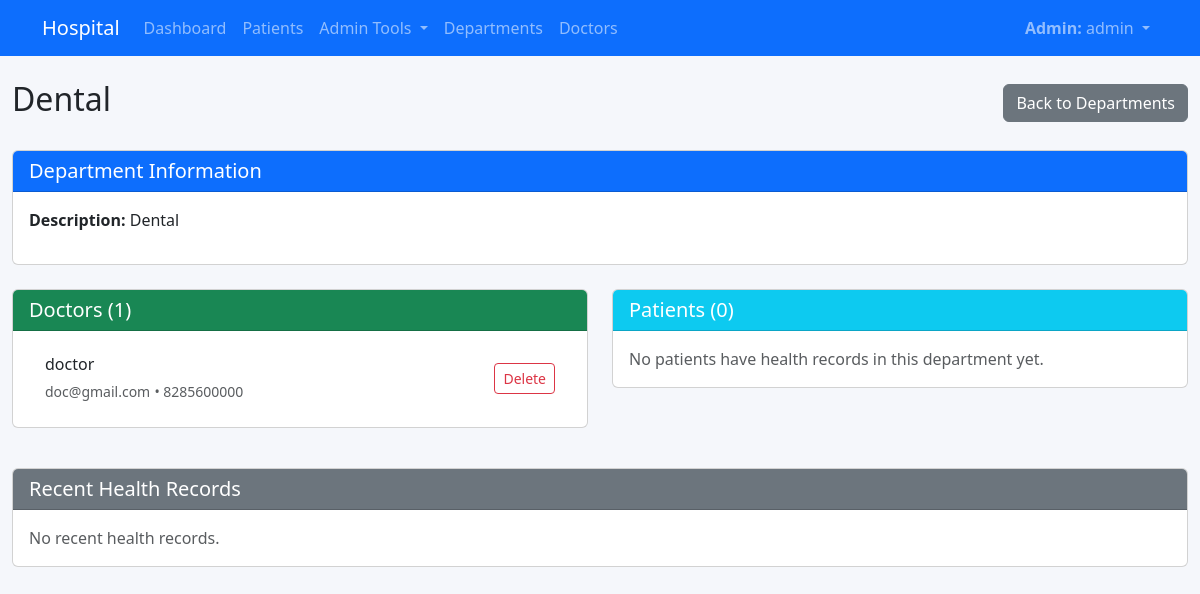
Screenshot of /departments/1/ (signed in) with the database file from the repository.
### core/models.py (models this page shows, shortened)
class User(AbstractUser):
    class Roles(models.TextChoices):
        SUPERADMIN = 'superadmin', 'Super Admin'
        ADMIN = 'admin', 'Admin'
        DOCTOR = 'doctor', 'Doctor'
        PATIENT = 'patient', 'Patient'
        ANALYST = 'analyst', 'Analyst'
    role = models.CharField(
        max_length=20,
        choices=Roles.choices,
        default=Roles.PATIENT,
        help_text="Controls provisioning, profiles, and access policies.",
    )
    objects = UserManager()
    @property
    def is_patient(self) -> bool:
        return self.role == self.Roles.PATIENT
    class Meta:
        ordering = ['username']

class Department(models.Model):
    name = models.CharField(max_length=120, unique=True)
    description = models.TextField(blank=True)

class Doctor(models.Model):
    user = models.OneToOneField(
        settings.AUTH_USER_MODEL,
        on_delete=models.CASCADE,
        related_name='doctor_record',
        null=True,
        blank=True,
        help_text="Link to a doctor login account",
    )
    full_name = models.CharField(max_length=160)
    department = models.ForeignKey(Department, on_delete=models.CASCADE, related_name='doctors')
    email = models.EmailField(blank=True)
    phone = models.CharField(max_length=40, blank=True)

### core/views.py (the view, shortened to what this page needs)
# urls.py: path('departments/<int:pk>/', views.department_detail, name='department_detail'),
@login_required
def department_detail(request, pk):
    department = get_object_or_404(Department, pk=pk)
    doctors = department.doctors.all()
    if request.user.is_staff:
        patients = Patient.objects.filter(
            health_records__department=department
        ).distinct()
        recent_records = department.health_records.select_related('patient', 'doctor').all()[:10]
    return render(request, 'department_detail.html', {
        'department': department,
        'doctors': doctors,
        'patients': patients,
        'recent_records': recent_records,
    })

### templates/department_detail.html (shortened to what this page needs)
{% extends 'base.html' %}
{% block content %}
<div class="d-flex justify-content-between align-items-center mb-4">
  <h2>{{ department.name }}</h2>
  <a href="{% url 'departments' %}" class="btn btn-secondary">Back to Departments</a>
</div>
<div class="row mb-4">
  <div class="col-md-12">
    <div class="card">
      <div class="card-header bg-primary text-white">
        <h5 class="mb-0">Department Information</h5>
      </div>
      <div class="card-body">
        <p><strong>Description:</strong> {{ department.description|default:"No description available." }}</p>
      </div>
    </div>
  </div>
</div>
<div class="row">
  <div class="{% if request.user.is_staff %}col-md-6{% else %}col-12{% endif %}">
    <div class="card mb-3">
      <div class="card-header bg-success text-white d-flex justify-content-between align-items-center">
        <h5 class="mb-0">Doctors ({{ doctors.count }})</h5>
      </div>
      <div class="card-body">
        {% if doctors %}
          <div class="list-group list-group-flush">
            {% for doctor in doctors %}
            <div class="list-group-item">
              <div class="d-flex w-100 justify-content-between align-items-center">
                <div>
                  <h6 class="mb-1">{{ doctor.full_name }}</h6>
                  {% if doctor.email %}
                    <small class="text-muted">{{ doctor.email }}</small>
                  {% endif %}
                  {% if doctor.phone %}
                    <small class="text-muted"> • {{ doctor.phone }}</small>
                  {% endif %}
                </div>
                {% if request.user.is_staff %}
                <a href="{% url 'doctor_delete' doctor.pk %}" class="btn btn-sm btn-outline-danger">Delete</a>
                {% endif %}
              </div>
            </div>
            {% endfor %}
          </div>
        {% else %}
          <p class="text-muted mb-0">No doctors assigned to this department yet.</p>
        {% endif %}
      </div>
    </div>
  </div>
  {% if request.user.is_staff %}
  <div class="col-md-6">
    <div class="card mb-3">
      <div class="card-header bg-info text-white">
        <h5 class="mb-0">Patients ({{ patients.count }})</h5>
      </div>
      <div class="card-body">
        {% if patients %}
          <div class="table-responsive">
            <table class="table table-sm table-hover">
              <thead>
                <tr>
                  <th>Patient ID</th>
                  <th>Name</th>
                  <th>Age</th>
                  <th>Actions</th>
                </tr>
              </thead>
              <tbody>
                {% for patient in patients %}
                <tr>
                  <td>{{ patient.patient_id }}</td>
                  <td>{{ patient.full_name }}</td>
                  <td>{{ patient.age }}</td>
                  <td>
                    <a href="{% url 'patient_detail' patient.pk %}" class="btn btn-sm btn-info">View</a>
                  </td>
                </tr>
                {% endfor %}
              </tbody>
            </table>
          </div>
        {% else %}
          <p class="text-muted mb-0">No patients have health records in this department yet.</p>
        {% endif %}
      </div>
    </div>
  </div>
  {% endif %}
</div>
<div class="row mt-4">
  <div class="col-md-12">
    <div class="card">
      <div class="card-header bg-secondary text-white">
        <h5 class="mb-0">Recent Health Records</h5>
      </div>
      <div class="card-body">
        {% if recent_records %}
          <div class="table-responsive">
            <table class="table table-sm">
              <thead>
                <tr>
                  <th>Date</th>
                  <th>Patient</th>
                  <th>Doctor</th>
                  <th>Diagnosis</th>
                  <th>Visit Type</th>
                  <th>Actions</th>
                </tr>
              </thead>
              <tbody>
                {% for record in recent_records %}
                <tr>
                  <td>{{ record.record_date|date:"Y-m-d H:i" }}</td>
                  <td><a href="{% url 'patient_detail' record.patient.pk %}">{{ record.patient.full_name }}</a></td>
                  <td>{{ record.doctor.full_name }}</td>
                  <td>{{ record.diagnosis|default:"—" }}</td>
                  <td>{{ record.visit_type|default:"—" }}</td>
                  <td>
                    <a href="{% url 'health_record_detail' record.pk %}" class="btn btn-sm btn-info">View</a>
                  </td>
                </tr>
                {% endfor %}
              </tbody>
            </table>
          </div>
        {% else %}
          <p class="text-muted mb-0">No recent health records.</p>
        {% endif %}
      </div>
    </div>
  </div>
</div>
{% endblock %}

### templates/base.html (shortened to what this page needs)
{% load static %}
<!DOCTYPE html>
<html lang="en">
<head>
    <link href="https://cdn.jsdelivr.net/npm/bootstrap@5.3.3/dist/css/bootstrap.min.css" rel="stylesheet">
    <link rel="stylesheet" href="{% static 'css/site.css' %}">
</head>
<body>
<nav class="navbar navbar-expand-lg navbar-dark bg-primary">
  <div class="container">
    <a class="navbar-brand" href="/">Hospital</a>
    <div class="collapse navbar-collapse" id="navbarsExample">
      <ul class="navbar-nav me-auto mb-2 mb-lg-0">
        {% if user.is_authenticated %}
          {% if user.is_staff %}
            <li class="nav-item"><a class="nav-link" href="{% url 'dashboard' %}">Dashboard</a></li>
            <li class="nav-item"><a class="nav-link" href="{% url 'patient_list' %}">Patients</a></li>
            <li class="nav-item dropdown">
              <a class="nav-link dropdown-toggle" href="#" id="adminToolsDropdown" role="button" data-bs-toggle="dropdown" aria-expanded="false">
                Admin Tools
              </a>
            </li>
          {% elif user.is_doctor %}
            <li class="nav-item"><a class="nav-link" href="{% url 'doctor_patients' %}">My Patients</a></li>
          {% else %}
            {% if user.is_patient %}
              <li class="nav-item"><a class="nav-link" href="{% url 'patient_detail' user.patient_profile.pk %}">My Profile</a></li>
            {% endif %}
          {% endif %}
          <li class="nav-item"><a class="nav-link" href="{% url 'departments' %}">Departments</a></li>
          <li class="nav-item"><a class="nav-link" href="{% url 'doctors' %}">Doctors</a></li>
        {% endif %}
      </ul>
      <ul class="navbar-nav">
        {% if user.is_authenticated %}
          <li class="nav-item dropdown">
            <a class="nav-link dropdown-toggle" href="#" id="navbarDropdown" role="button" data-bs-toggle="dropdown" aria-expanded="false">
              {% if user.is_staff %}
                <strong>Admin:</strong> {{ user.username }}
              {% elif user.is_doctor %}
                <strong>Doctor:</strong> {{ user.username }}
              {% else %}
                {% if user.is_patient %}
                  <strong>Patient:</strong> {{ user.patient_profile.full_name }}
                {% else %}
                  {{ user.username }}
                {% endif %}
              {% endif %}
            </a>
          </li>
        {% else %}
          <li class="nav-item"><a class="nav-link" href="{% url 'login' %}">Login</a></li>
          <li class="nav-item"><a class="nav-link" href="{% url 'patient_signup' %}">Sign Up</a></li>
        {% endif %}
      </ul>
    </div>
  </div>
  </nav>
  <main class="container py-4">
    {% block content %}{% endblock %}
  </main>
</body>
</html>

### static/css/site.css (style rules this page uses)
body { background-color: #f5f7fb; min-height: 100vh; font-family: "Segoe UI", Tahoma, Geneva, Verdana, sans-serif; }
main.container { max-width: 1280px; }

### rows the page displays
User: username "admin"
Department: name "Dental", description "Dental", count "1"
Doctor: full_name "doctor", email "doc@gmail.com", phone "8285600000"

### other values shown
{{ patients.count }} "0"
